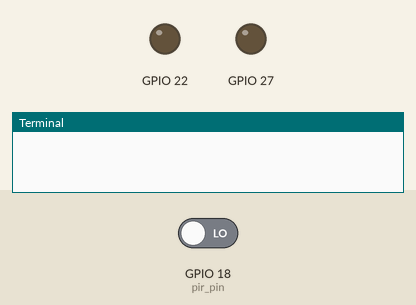
The program below on a simulated Raspberry Pi (BCM pin numbers). On the bench: output pins drawn as LEDs (lit = HIGH), the last lines printed to the terminal. Inputs (shaded band) come from the test bench; at power-on: GPIO 18 (pir_pin) LOW.

Above: at 1.2 s.
1.3 s: GPIO 18 (pir_pin) driven HIGH
At 1.9 s:
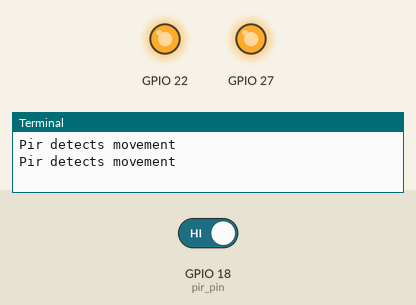
2.8 s: GPIO 18 (pir_pin) driven LOW
At 3.3 s:
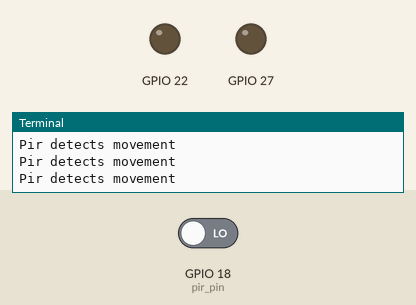
Timing chart, 0 to 5.8 s (numbered marks = the images above; inputs shaded):
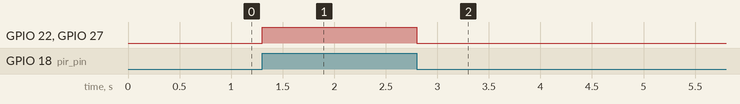

The program:

pir.py
```python
import time
import RPi.GPIO as io
io.setmode(io.BCM)

pir_pin = 18

io.setup(pir_pin, io.IN)
io.setup(27,io.OUT)
io.setup(22,io.OUT)

io.output(22,io.LOW)
io.output(27,io.LOW)
try:
	while True:
		if io.input(pir_pin):
			print("Pir detects movement")
			io.output(22,io.HIGH)
			io.output(27,io.HIGH)
			time.sleep(.5)
		io.output(22,io.LOW)
		io.output(27,io.LOW)
except KeyboardInterrupt:
	pass
finally:
	io.cleanup()
```

Measured:
- after the input at 1.3 s, GPIO 22, GPIO 27: LOW → HIGH at once
- after the input at 2.8 s, GPIO 22, GPIO 27: HIGH → LOW at once
